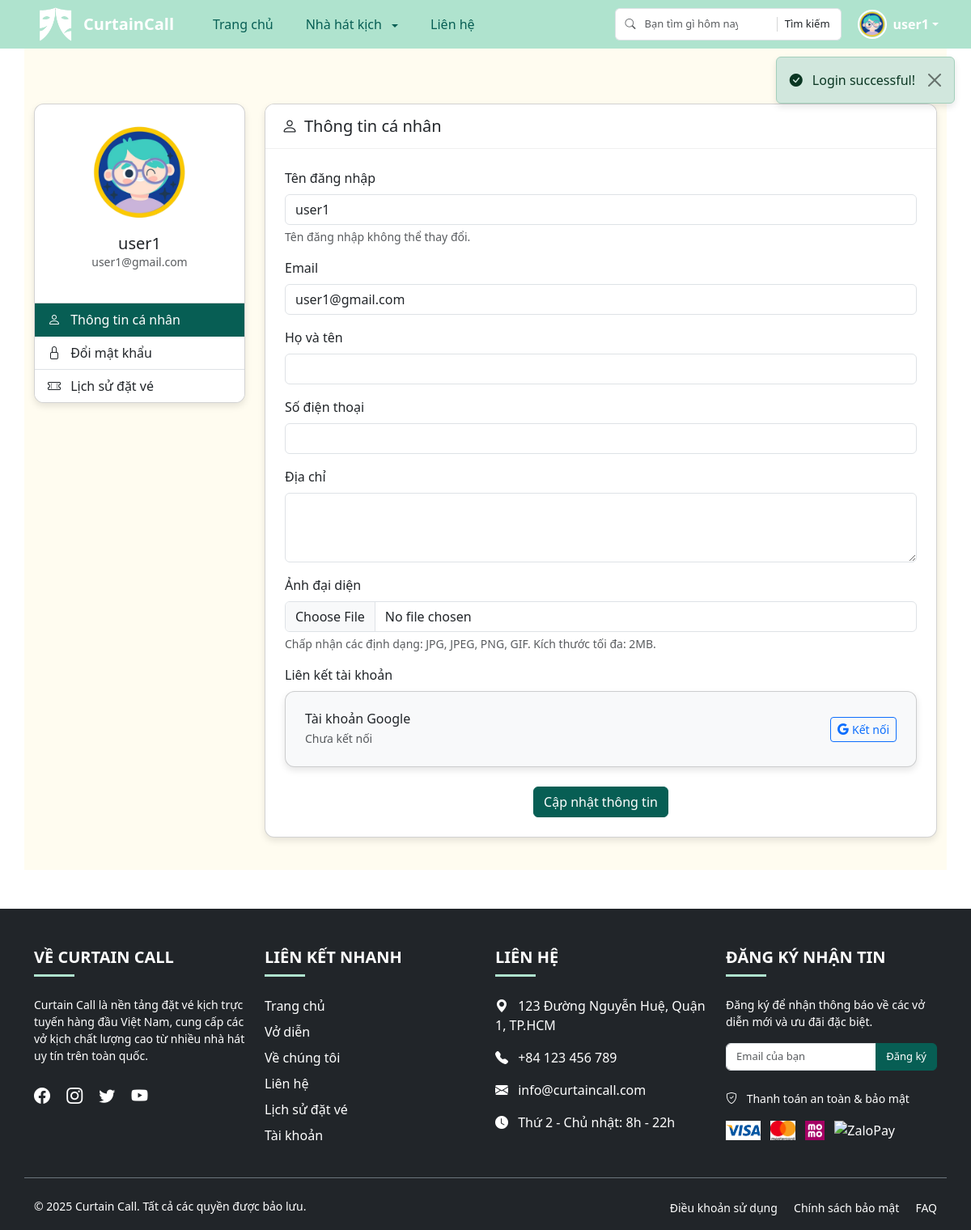
Screenshot of /index.php?route=user/profile (signed in) with the database file from the repository.
### tables this page shows
CREATE TABLE `users` (
  `user_id` int(11) NOT NULL,
  `username` varchar(30) NOT NULL,
  `password` varchar(255) NOT NULL,
  `email` varchar(30) NOT NULL,
  `created_at` timestamp NOT NULL DEFAULT current_timestamp(),
  `name` varchar(100) DEFAULT NULL,
  `phone` varchar(15) DEFAULT NULL,
  `address` text DEFAULT NULL,
  `avatar` varchar(255) DEFAULT 'public/images/avatars/default.png',
  `reset_token` varchar(255) DEFAULT NULL,
  `reset_expires` datetime DEFAULT NULL,
  `google_id` varchar(100) DEFAULT NULL
);

### controllers/UserController.php (called while the page is built, shortened)
<?php
require_once 'models/User.php';
class UserController
{
    private $userModel;
    public function __construct($conn)
    {
        $this->userModel = new User($conn);
    }
    public function profile()
    {
        $user_id = $_SESSION['user']['user_id'];
        $user = $this->userModel->getUserById($user_id);
        include 'views/layouts/header.php';
        include 'views/auth/profile.php';
        include 'views/layouts/footer.php';
    }
}

### models/User.php (called while the page is built, shortened)
<?php
class User {
    private $conn;
    public function __construct($conn) {
        $this->conn = $conn;
    }
    public function getUserById($user_id) {
        $sql = "SELECT * FROM users WHERE user_id = ?";
        $stmt = $this->conn->prepare($sql);
        $stmt->bind_param("i", $user_id);
        $stmt->execute();
        $result = $stmt->get_result();
        return $result->fetch_assoc();
    }
}

### views/auth/profile.php (the view, shortened to what this page needs)
<?php
$user = $_SESSION['user'] ?? null;
?>
<main class="container mt-5 mb-5">
    <div class="row">
        <div class="col-md-3">
            <div class="card mb-4">
                <div class="card-body text-center">
                    <?php
                    $avatarUrl = '';
                    if (isset($user['avatar']) && $user['avatar']) {
                        if (strpos($user['avatar'], 'http') === 0) {
                            $avatarUrl = $user['avatar'];
                        } else {
                            $avatarUrl = BASE_URL . $user['avatar'];
                        }
                    } else {
                        $avatarUrl = BASE_URL . 'public/images/avatars/default.png';
                    }
                    ?>
                    <img src="<?= $avatarUrl ?>" alt="User Avatar" class="rounded-circle mb-3" style="width: 120px; height: 120px; object-fit: cover;">
                    <h5 class="mb-0"><?= htmlspecialchars($user['username']) ?></h5>
                    <p class="text-muted small"><?= htmlspecialchars($user['email']) ?></p>
                </div>
                <div class="list-group list-group-flush">
                    <a href="#profile-info" class="list-group-item list-group-item-action active" data-bs-toggle="list">
                        <i class="bi bi-person me-2"></i> Thông tin cá nhân
                    </a>
                    <a href="#change-password" class="list-group-item list-group-item-action" data-bs-toggle="list">
                        <i class="bi bi-lock me-2"></i> Đổi mật khẩu
                    </a>
                    <a href="index.php?route=booking/history" class="list-group-item list-group-item-action">
                        <i class="bi bi-ticket-perforated me-2"></i> Lịch sử đặt vé
                    </a>
                </div>
            </div>
        </div>
        <div class="col-md-9">
            <div class="tab-content">
                <div class="tab-pane fade show active" id="profile-info">
                    <div class="card">
                        <div class="card-header bg-white">
                            <h5 class="mb-0"><i class="bi bi-person me-2"></i>Thông tin cá nhân</h5>
                        </div>
                        <div class="card-body">
                            <form action="index.php?route=user/updateProfile" method="POST" enctype="multipart/form-data">
                                <div class="mb-3">
                                    <label for="username" class="form-label">Tên đăng nhập</label>
                                    <input type="text" class="form-control" id="username" value="<?= htmlspecialchars($user['username']) ?>" readonly>
                                    <div class="form-text">Tên đăng nhập không thể thay đổi.</div>
                                </div>
                                <div class="mb-3">
                                    <label for="email" class="form-label">Email</label>
                                    <input type="email" class="form-control" id="email" value="<?= htmlspecialchars($user['email']) ?>" readonly>
                                </div>
                                <div class="mb-3">
                                    <label for="fullname" class="form-label">Họ và tên</label>
                                    <input type="text" class="form-control" id="fullname" name="fullname" value="<?= htmlspecialchars($user['fullname'] ?? '') ?>">
                                </div>
                                <div class="mb-3">
                                    <label for="phone" class="form-label">Số điện thoại</label>
                                    <input type="tel" class="form-control" id="phone" name="phone" value="<?= htmlspecialchars($user['phone'] ?? '') ?>">
                                </div>
                                <div class="mb-3">
                                    <label for="address" class="form-label">Địa chỉ</label>
                                    <textarea class="form-control" id="address" name="address" rows="3"><?= htmlspecialchars($user['address'] ?? '') ?></textarea>
                                </div>
                                <div class="mb-3">
                                    <label for="avatar" class="form-label">Ảnh đại diện</label>
                                    <input type="file" class="form-control" id="avatar" name="avatar" accept="image/*">
                                    <div class="form-text">Chấp nhận các định dạng: JPG, JPEG, PNG, GIF. Kích thước tối đa: 2MB.</div>
                                </div>
                                <div class="mb-4">
                                    <label class="form-label">Liên kết tài khoản</label>
                                    <div class="card bg-light">
                                        <div class="card-body">
                                            <div class="d-flex align-items-center justify-content-between">
                                                <div>
                                                    <h6 class="mb-1">Tài khoản Google</h6>
                                                    <p class="text-muted mb-0 small">
                                                        <?php if (isset($user['google_id']) && $user['google_id']): ?>
                                                            <span class="text-success"><i class="bi bi-check-circle-fill me-1"></i>Đã kết nối</span>
                                                        <?php else: ?>
                                                            <span class="text-muted">Chưa kết nối</span>
                                                        <?php endif; ?>
                                                    </p>
                                                </div>
                                                <?php if (isset($user['google_id']) && $user['google_id']): ?>
                                                    <button type="button" class="btn btn-outline-secondary btn-sm" disabled>
                                                        <i class="bi bi-google me-1"></i>Đã kết nối
                                                    </button>
                                                <?php else: ?>
                                                    <a href="<?= BASE_URL ?>index.php?route=user/google-login" class="btn btn-outline-primary btn-sm">
                                                        <i class="bi bi-google me-1"></i>Kết nối
                                                    </a>
                                                <?php endif; ?>
                                            </div>
                                        </div>
                                    </div>
                                </div>
                                <div class="text-center">
                                    <button type="submit" class="btn btn-primary">Cập nhật thông tin</button>
                                </div>
                            </form>
                        </div>
                    </div>
                </div>
            </div>
        </div>
    </div>
</main>

### public/css/style.css (style rules this page uses)
.card-body { margin: 0.5rem; }

### public/css/layouts.css (style rules this page uses)
* { margin: 0; padding: 0; box-sizing: border-box; }
body { display: flex; flex-direction: column; min-height: 100vh; }
main { background-color: #fffcf0; padding-top: 80px; padding-bottom: 40px; }

### public/css/profile.css (style rules this page uses)
.list-group-item.active { background-color: #075E54; border-color: #075E54; }
.list-group-item { border-left: none; border-right: none; }
.list-group-item:first-child { border-top: none; }
.btn-primary { background-color: #075E54; border-color: #075E54; }
.card { border-radius: 12px; overflow: hidden; box-shadow: 0 4px 8px rgba(0, 0, 0, 0.1); }
.card-header { border-bottom: 1px solid #f0f0f0; padding: 15px 20px; }

### rows the page displays
users: avatar (placeholder picture), username "user1", email "user1@gmail.com"

### other values shown
$_SESSION['user']['username'] "user1"
$_SESSION['success_message'] "Login successful!"
